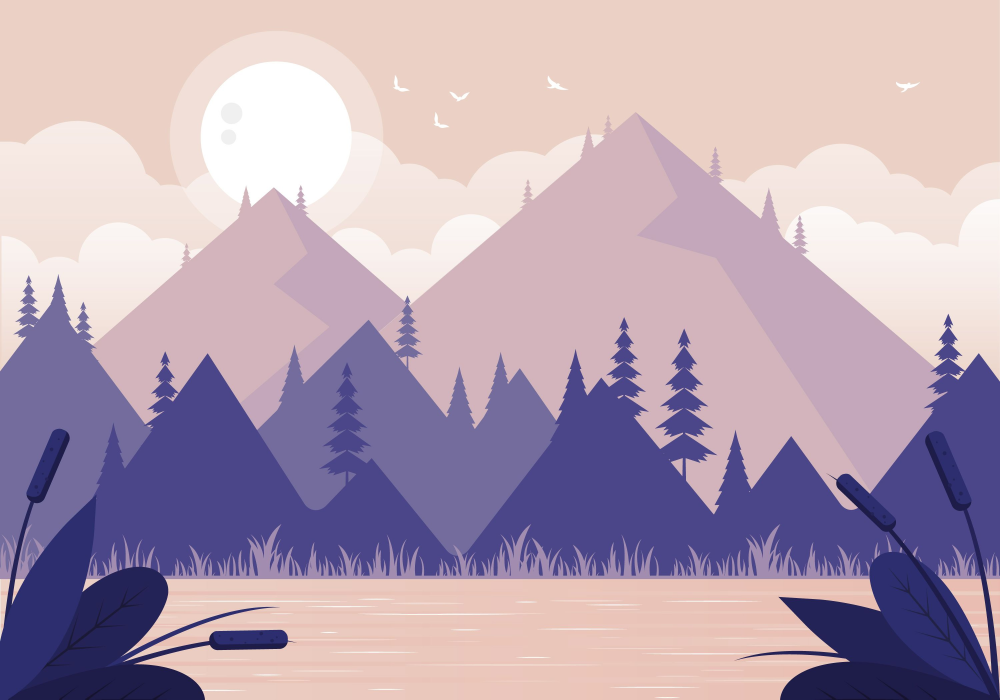
#> input picture testdata/p1.jpg, 3000 x 2098 px (shown at 1/3 size)
$ python test.py
#> lines starting #> are read from the running program, lines starting #| are printed output that depends on the picture; after the words box and inside, x2 and y2 are one past the last pixel; in counts of white or black regions, pixels touching at a corner belong together
#> further down, img is the input picture: shape (2098, 3000, 3); mean B, G, R 179.5, 162.5, 181.5
### carve.py
import cv2
import numpy as np
from basic import imshow, rescale

def circular(img):
    if img.shape[2] < 4:
        img = np.concatenate(
                [
                    img,
                    np.ones((img.shape[0], img.shape[1], 1), dtype = img.dtype) * 255
                ],
                axis = 2,
            )
#> img: shape (2098, 3000, 4)
    mask = np.zeros_like(img[:, :, 3])
    cv2.circle(mask, (int(img.shape[1]/2), int(img.shape[0]/2)), min(int(img.shape[1]/2), int(img.shape[0]/2)), color=(1, 1, 1), thickness=-1)
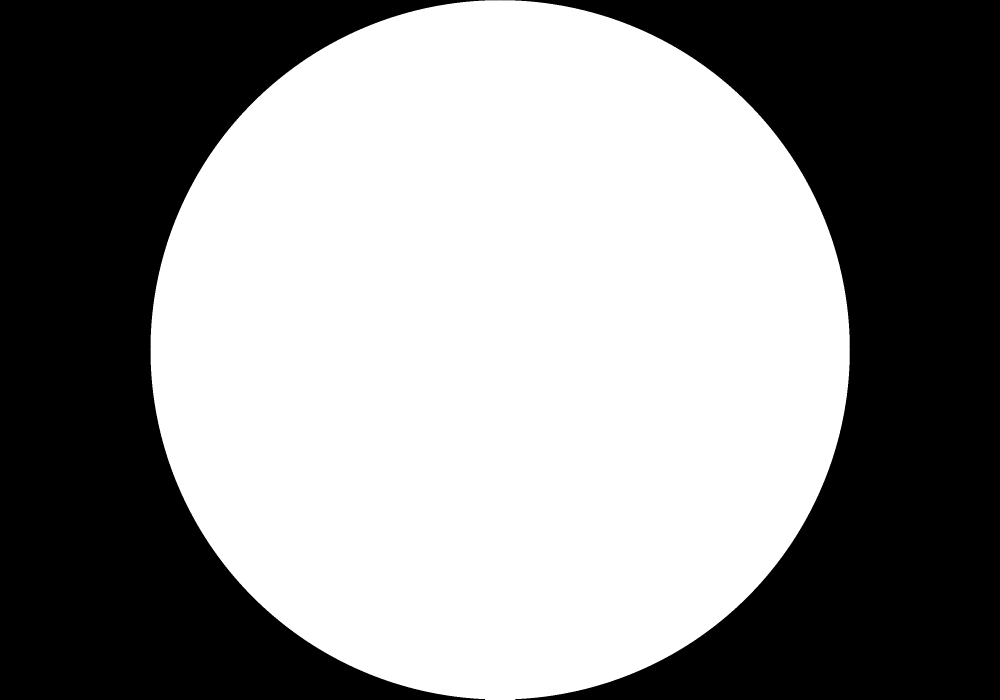
#> mask: shape (2098, 3000) (shown at 1/3 size); values 0 (black) and 1 (white), 54.9% white; 2 black regions, box (x1, y1, x2, y2) and area: (0, 0, 1500, 2098) 1419581, (1501, 0, 3000, 2098) 1417483
    img[:, :, 3] = mask * img[:, :, 3]
    return img


### basic.py
import cv2
import numpy as np

def imshow(image, title='figure'):
    img = image.copy()
    if img.shape[2] > 3:
        mask = img[:,:,3]/255.0
        img[:,:,0] = img[:,:,0] * mask
        img[:,:,1] = img[:,:,1] * mask
        img[:,:,2] = img[:,:,2] * mask
    cv2.imshow(title, img)

def rescale(image, scale):
#> called with scale = 0.1
    return cv2.resize(image, (int(image.shape[1]*scale), int(image.shape[0]*scale)))
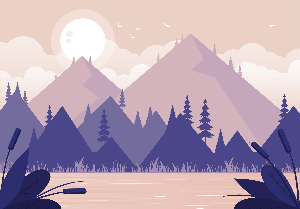
#> returned value: shape (209, 300, 4); mean of channels 0, 1, 2, 3 179.5, 162.6, 181.6, 140.1; drawn as B, G, R
#> call 2 of rescale, with scale = 0.3
#> in rescale (call 2), `return cv2.resize(image, (int(image.shape[1]*scale), int(image.shape[0..`:
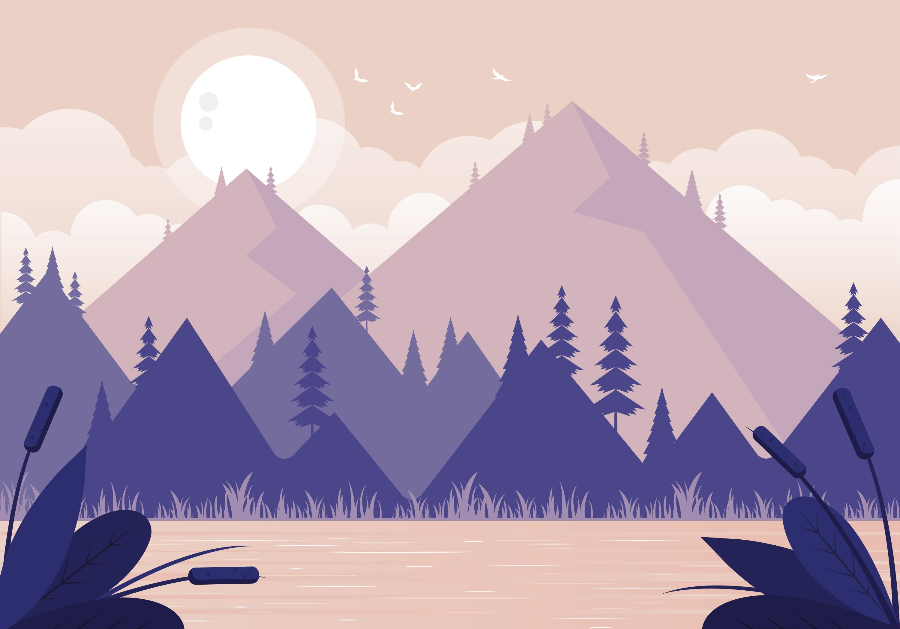
#> returned value: shape (629, 900, 3); mean of channels 0, 1, 2 179.4, 162.5, 181.5; drawn as B, G, R


### merg.py
import cv2
import numpy as np

def place(overlay, background, x, y):

#> called with x = 570, y = 100
    background_width = background.shape[1]
#> background_width = 900
    background_height = background.shape[0]
#> background_height = 629

    if x >= background_width or y >= background_height:
        return background

    h, w = overlay.shape[0], overlay.shape[1]
#> h = 209; w = 300

    if x + w > background_width:
        w = background_width - x
        overlay = overlay[:, :w]

    if y + h > background_height:
        h = background_height - y
        overlay = overlay[:h]

    if overlay.shape[2] < 4:
        overlay = np.concatenate(
            [
                overlay,
                np.ones((overlay.shape[0], overlay.shape[1], 1), dtype = overlay.dtype) * 255
            ],
            axis = 2,
        )

    overlay_image = overlay[..., :3]
    mask = overlay[..., 3:] / 255.0
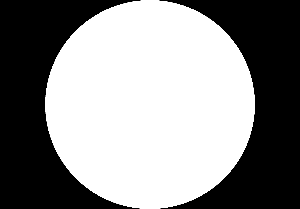
#> mask: shape (209, 300, 1) float64; min 0, max 1, mean 0.549

    background[y:y+h, x:x+w] = (1.0 - mask) * background[y:y+h, x:x+w] + mask * overlay_image
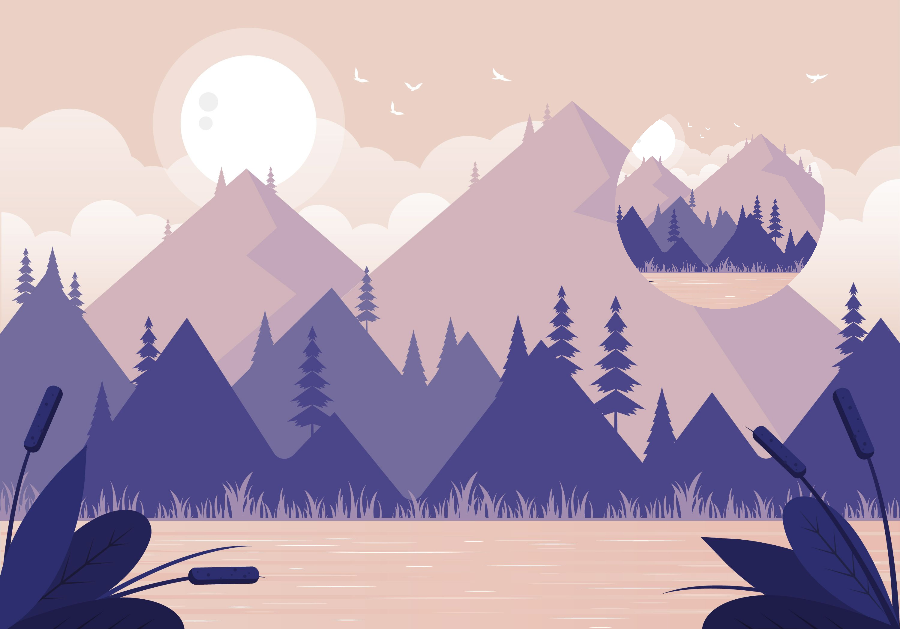
#> background: shape (629, 900, 3); mean B, G, R 178, 160.2, 179.1
    return background

### test.py
import cv2
import carve, basic, merg


if __name__ == '__main__':
    img = cv2.imread('testdata/p1.jpg')
    overlay = carve.circular(img)
    overlay = basic.rescale(overlay, 0.1)

    frame = basic.rescale(cv2.imread('testdata/p1.jpg'), .3)
    output = merg.place(overlay, frame, 570, 100)
    basic.imshow(output)
